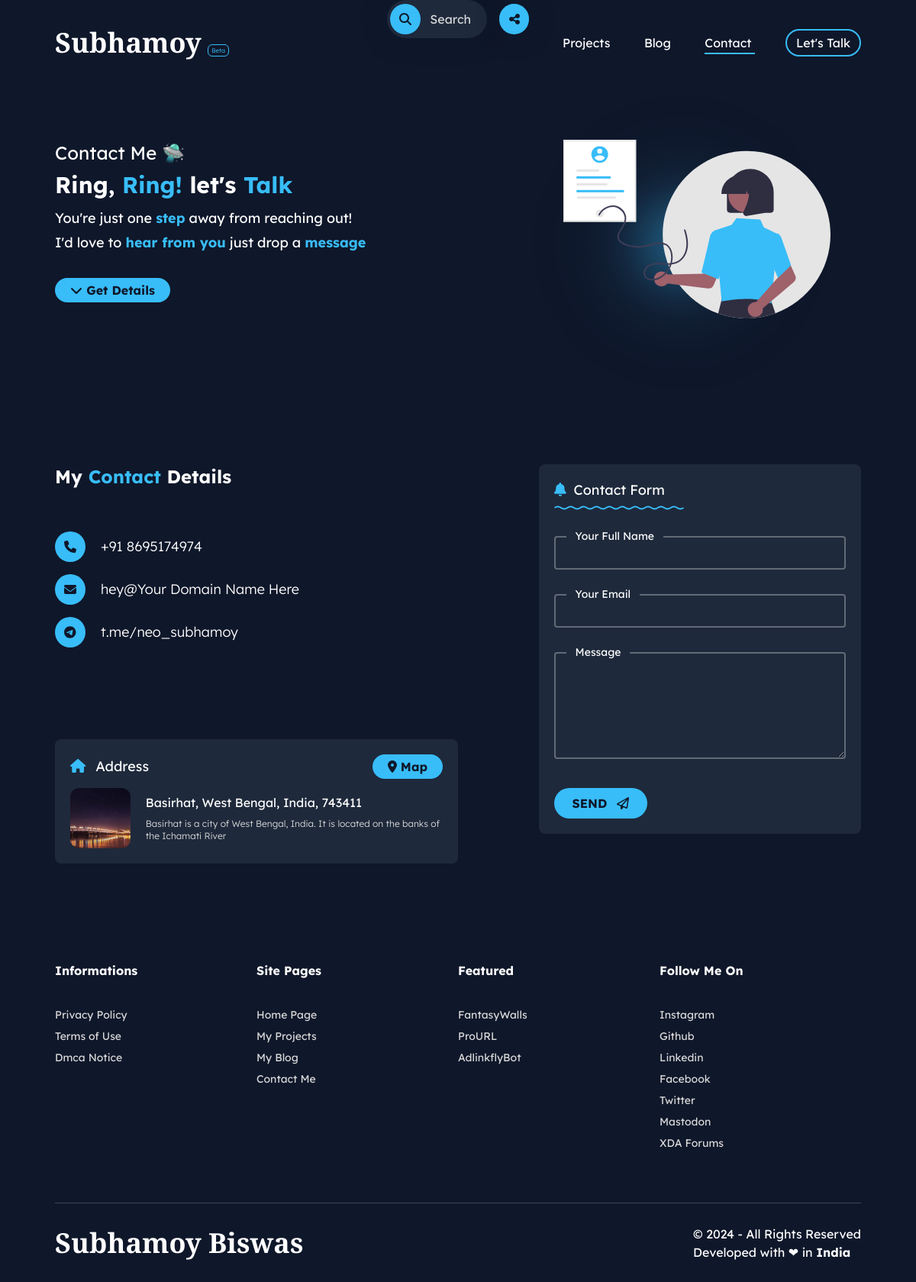
/htdocs/contact.php, run on the app's committed database.
### tables this page shows
CREATE TABLE `featured_projects` (
  `id` int(10) NOT NULL,
  `name` varchar(100) NOT NULL,
  `description` varchar(200) NOT NULL,
  `link` varchar(100) NOT NULL,
  `thumbnail` varchar(100) DEFAULT NULL
);

CREATE TABLE `socials` (
  `id` int(10) NOT NULL,
  `platform` varchar(100) NOT NULL,
  `icon` varchar(100) NOT NULL,
  `link` varchar(100) NOT NULL,
  `stag` varchar(100) DEFAULT NULL
);

### htdocs/core/host_config.php (called while the page is built)
<?php
$currentHost = $_SERVER['HTTP_HOST'];
$localIP = $_ENV['LOCAL_IP'];
$domain = $_ENV['DOMAIN'];
if($currentHost == "localhost") {
    $basePath = "https://localhost/neosubhamoy/htdocs";
}
elseif ($currentHost == $localIP) {
    $basePath = "https://" . $localIP . "/neosubhamoy/htdocs";
}
else {
    $basePath = "https://" . $currentHost;
}
?>

### htdocs/core/query_functions.php (called while the page is built, shortened)
<?php
function fetch_all_records($conn, $table_name) {
    $sql = "SELECT * FROM $table_name";
    $result = $conn -> query($sql);
    return $result;
}
?>

### htdocs/contact.php (the view, shortened to what this page needs)
<?php
require 'core/connection.php';
require 'core/host_config.php';
require 'core/query_functions.php';
?>
<!DOCTYPE html>
<html lang="en" class="scroll-smooth">
<head>
    <?php require 'assets/_integrate.php';?>
</head>
<body class="font-lexend bg-bg_primary text-accent_secondary">
    <?php include 'assets/_floatingbar.php';?>
    <?php require 'assets/_header.php';?>
    <div class="contactbox w-full px-4 lg:px-[4.5rem] flex flex-col items-center">
        <div class="herosection w-full flex flex-col-reverse justify-center lg:flex-row lg:justify-between items-center mb-3">
            <div class="herotitle w-full lg:w-auto px-2 lg:px-0 lg:mt-16 lg:mb-10 2xl:mt-24 2xl:mb-32">
                <p class="text-xl lg:text-2xl my-3 lg:my-2">Contact Me 🛸</p>
                <h1 class="text-2xl lg:text-3xl mt-1 mb-4 lg:mt-2 lg:mb-3 lg:whitespace-nowrap font-bold">Ring, <span class="text-accent_primary">Ring!</span> let's <span class="text-accent_primary">Talk</span></h1>
                <h2 class="text-lg mt-3 mb-1 lg:mt-2 lg:mb-1 lg:whitespace-nowrap">You're just one <span class="text-accent_primary font-bold">step</span> away from reaching out!</h2>
                <h3 class="text-lg mt-1 mb-3 lg:mt-1 lg:mb-2 lg:whitespace-nowrap">I'd love to <span class="text-accent_primary font-bold">hear from you</span> just drop a <span class="text-accent_primary font-bold">message</span></h3>
                <div class="w-full flex justify-start items-center my-7 lg:my-6">
                    <button class="w-fit px-5 py-1 my-2 mr-2 font-bold bg-accent_primary text-bg_primary rounded-full hover:shadow-lg hover:shadow-accent_secondary_transparent hover:bg-accent_secondary hover:rounded-lg transition transform duration-500" onclick="location.href='#contactsection'"><i class="fa-solid fa-chevron-down"></i> Get Details</button>
                </div>
            </div>
            <div class="heroimage w-full h-full flex justify-center lg:justify-end items-center mt-10 lg:mt-0">
                <div class="wrapper w-[250px] lg:w-[350px] mb-20 mt-10 lg:mb-0 lg:mt-5 lg:mr-10 z-20">
                    <img src="./assets/images/contact-heroimage.svg" alt="heroimage">
                </div>
            </div>
        </div>
        <div id="contactsection" class="contactsection w-full flex flex-col justify-start lg:flex-row lg:justify-between items-start mt-32 mb-72 lg:mb-32 px-2 lg:px-0">
            <div class="leftsec mb-14 w-full flex flex-col justify-between lg:w-[50%] lg:mb-0">
                <div class="leftsectop">
                    <h4 class="text-2xl font-bold mb-10">My <span class="text-accent_primary">Contact</span> Details</h4>
                    <div class="contactinfocont mt-14">
                        <div class="flex items-center my-4">
                            <span class="w-[40px] h-[40px] bg-accent_primary text-bg_primary flex justify-center items-center rounded-full mr-5" title="Contact via Phone Call"><i class="fa-solid fa-phone"></i></span>
                            <p class="text-lg font-light cursor-pointer" onclick="copy_to_clipboard('+91 8695174974', 'Number')">+91 8695174974</p>
                        </div>
                        <div class="flex items-center my-4">
                            <span class="w-[40px] h-[40px] bg-accent_primary text-bg_primary flex justify-center items-center rounded-full mr-5" title="Contact via Email"><i class="fa-solid fa-envelope"></i></span>
                            <p class="text-lg font-light cursor-pointer" onclick="location.href='mailto:hey@<?php echo $domain ?>'">hey@<?php echo $domain ?></p>
                        </div>
                        <div class="flex items-center my-4">
                            <span class="w-[40px] h-[40px] bg-accent_primary text-bg_primary flex justify-center items-center rounded-full mr-5" title="Chat with me on Telegram"><i class="fa-brands fa-telegram"></i></span>
                            <p class="text-lg font-light cursor-pointer" onclick="window.open('https://www.t.me/neo_subhamoy', '_blank')">t.me/neo_subhamoy</p>
                        </div>
                    </div>
                </div>
                <div class="leftsecbottom mt-10 lg:mt-[6.5rem]">
                    <div class="hoverAnimatedContainer bg-bg_secondary rounded-lg p-5 relative">
                        <span class="flex items-center text-lg justify-between">
                            <span class="">
                                <i class="fa-solid fa-house text-accent_primary"></i>
                                <span class="ml-2">Address</span>
                            </span>
                            <button class="w-fit px-5 py-1 text-base font-bold bg-accent_primary text-bg_primary rounded-full hover:shadow-lg hover:shadow-accent_secondary_transparent hover:bg-accent_secondary hover:rounded-lg transition transform duration-500" onclick="window.open('https://www.google.com/maps/place/Basirhat,+West+Bengal/')"><i class="fa-solid fa-location-dot"></i> Map</button>
                        </span>
                        <div class="flex items-center mt-3">
                            <div class="wrapper w-[200px] lg:w-[100px] rounded-xl overflow-hidden">
                                <img src="assets/images/basirhat.webp" alt="basirhat">
                            </div>
                            <div class="ml-5">
                                <h5 class="">Basirhat, West Bengal, India, 743411</h5>
                                <p class="text-xs font-light text-accent_three mt-2">Basirhat is a city of West Bengal, India. It is located on the banks of the Ichamati River</p>
                            </div>
                        </div>
                    </div>
                </div>
            </div>
            <div class="rightsec w-full lg:w-[40%]">
                <form id="contactForm" class="contactform w-full flex flex-col justify-center bg-bg_secondary rounded-lg p-5" method="POST" enctype="application/x-www-form-urlencoded" autocomplete="off">
                    <p class="self-start w-[40%] pb-1 text-lg whitespace-nowrap"><i class="fa-solid fa-bell text-accent_primary"></i>&nbsp; Contact Form</p>
                    <div class="nameinputcont w-full relative my-4">
                        <input id="contactNameInput" type="text" class="peer w-full p-2 border-[2px] bg-bg_secondary border-accent_secondary_transparent rounded outline-none focus:border-accent_primary">
                        <span class="absolute text-sm -top-[0.60rem] left-4 px-3 bg-bg_secondary peer-focus:text-accent_primary">Your Full Name</span>
                    </div>
                    <div class="emailinputcont w-full relative my-4">
                        <input id="contactEmailInput" type="email" class="peer w-full p-2 border-[2px] bg-bg_secondary border-accent_secondary_transparent rounded outline-none focus:border-accent_primary invalid:border-[#ff1c49]" autocomplete="new-password">
                        <span class="absolute text-sm -top-[0.60rem] left-4 px-3 bg-bg_secondary peer-focus:text-accent_primary peer-invalid:text-[#ff1c49]">Your Email</span>
                    </div>
                    <div class="messagetextcont w-full relative my-4">
                        <textarea id="contactMessageInput" type="text" rows="5" class="peer w-full p-2 border-[2px] bg-bg_secondary border-accent_secondary_transparent rounded outline-none focus:border-accent_primary"></textarea>
                        <span class="absolute text-sm -top-[0.60rem] left-4 px-3 bg-bg_secondary peer-focus:text-accent_primary">Message</span>
                    </div>
                    <div class="contactsubmit w-full mt-4">
                        <button id="contactSendButton" type="submit" class="bg-accent_primary rounded-full py-2 px-6 text-bg_primary font-bold hover:shadow-lg hover:shadow-accent_secondary_transparent hover:bg-accent_secondary hover:rounded-lg transition transform duration-500">SEND <i class="fa-regular fa-paper-plane ml-2"></i></button>
                    </div>
                </form>
            </div>
        </div>
    </div>
    <?php require 'assets/_footer.php';?>
</body>
</html>

### htdocs/assets/_footer.php
<footer class="w-full px-6 lg:px-[4.5rem]">
    <div class="fottermenu w-full flex justify-around flex-wrap lg:flex-nowrap mb-10">
        <div class="w-[50%] lg:w-[25%] flex flex-col justify-start items-start mb-10 lg:mb-0">
            <h6 class="font-bold mb-8">Informations</h6>
            <a class="text-sm text-accent_three my-1 hover:text-accent_secondary transition transform duration-100" href="<?php echo $basePath . '/privacy-policy' ?>">Privacy Policy</a>
            <a class="text-sm text-accent_three my-1 hover:text-accent_secondary transition transform duration-100" href="<?php echo $basePath . '/terms-of-use' ?>">Terms of Use</a>
            <a class="text-sm text-accent_three my-1 hover:text-accent_secondary transition transform duration-100" href="<?php echo $basePath . '/dmca' ?>">Dmca Notice</a>
        </div>
        <div class="w-[50%] lg:w-[25%] flex flex-col justify-start items-start mb-10 lg:mb-0">
            <h6 class="font-bold mb-8">Site Pages</h6>
            <a class="text-sm text-accent_three my-1 hover:text-accent_secondary transition transform duration-100" href="<?php echo $basePath ?>">Home Page</a>
            <a class="text-sm text-accent_three my-1 hover:text-accent_secondary transition transform duration-100" href="<?php echo $basePath . '/projects' ?>">My Projects</a>
            <a class="text-sm text-accent_three my-1 hover:text-accent_secondary transition transform duration-100" href="<?php echo $basePath . '/blog' ?>">My Blog</a>
            <a class="text-sm text-accent_three my-1 hover:text-accent_secondary transition transform duration-100" href="<?php echo $basePath . '/contact' ?>">Contact Me</a>
        </div>
        <div class="w-[50%] lg:w-[25%] flex flex-col justify-start items-start mb-10 lg:mb-0">
            <h6 class="font-bold mb-8">Featured</h6>
            <?php
            $featured_projects_footer = fetch_all_records($conn, "featured_projects");
            if($featured_projects_footer -> num_rows > 0) {
                while($featured_footer_item = $featured_projects_footer -> fetch_assoc()) {
                    echo "
                    <a class='text-sm text-accent_three my-1 hover:text-accent_secondary transition transform duration-100' href='".$featured_footer_item['link']."' target='_blank'>".$featured_footer_item['name']."</a>
                    ";
                }
            }
            ?>
        </div>
        <div class="w-[50%] lg:w-[25%] flex flex-col justify-start items-start mb-10 lg:mb-0">
            <h6 class="font-bold mb-8">Follow Me On</h6>
            <?php
            $footer_socials = fetch_all_records($conn, "socials");
            if($footer_socials -> num_rows > 0) {
                while($footer_social = $footer_socials -> fetch_assoc()) {
                    echo "
                    <a class='text-sm text-accent_three my-1 hover:text-accent_secondary transition transform duration-100' href='".$footer_social['link']."' target='_blank'>".$footer_social['platform']."</a>
                    ";
                }
            }
            ?>
        </div>
    </div>
    <hr class="opacity-20 mt-16 mb-5">
    <div class="copyrightsection w-full flex justify-between items-center mt-7 mb-12">
        <a class="font-cormorant text-4xl font-bold hidden lg:block" href="https://<?php echo $domain ?>">Subhamoy Biswas</a>
        <p class="">&#169; <script>document.write(new Date().getFullYear())</script> - All Rights Reserved<br>Developed with &#10084; in <strong>India</strong></p>
    </div>
</footer>

### htdocs/assets/extra-style.css (style rules this page uses)
.hoverAnimatedContainer::before { background: radial-gradient(600px circle at var(--mouse-x) var(--mouse-y), rgba(255,255,255,0.06), transparent 40%); border-radius: inherit; content: ""; height: 100%; width: 100%; position: absolute; left: 0px; top: 0px; opacity: 0; transition: opacity 500ms; }

### data on the page
featured_projects: name "FantasyWalls"
featured_projects: name "ProURL"
featured_projects: name "AdlinkflyBot"
socials: platform "Instagram"
socials: platform "Github"
socials: platform "Linkedin"
socials: platform "Facebook"
socials: platform "Twitter"
socials: platform "Mastodon"
socials: platform "XDA Forums"

### other printed values
$domain "Your Domain Name Here"
